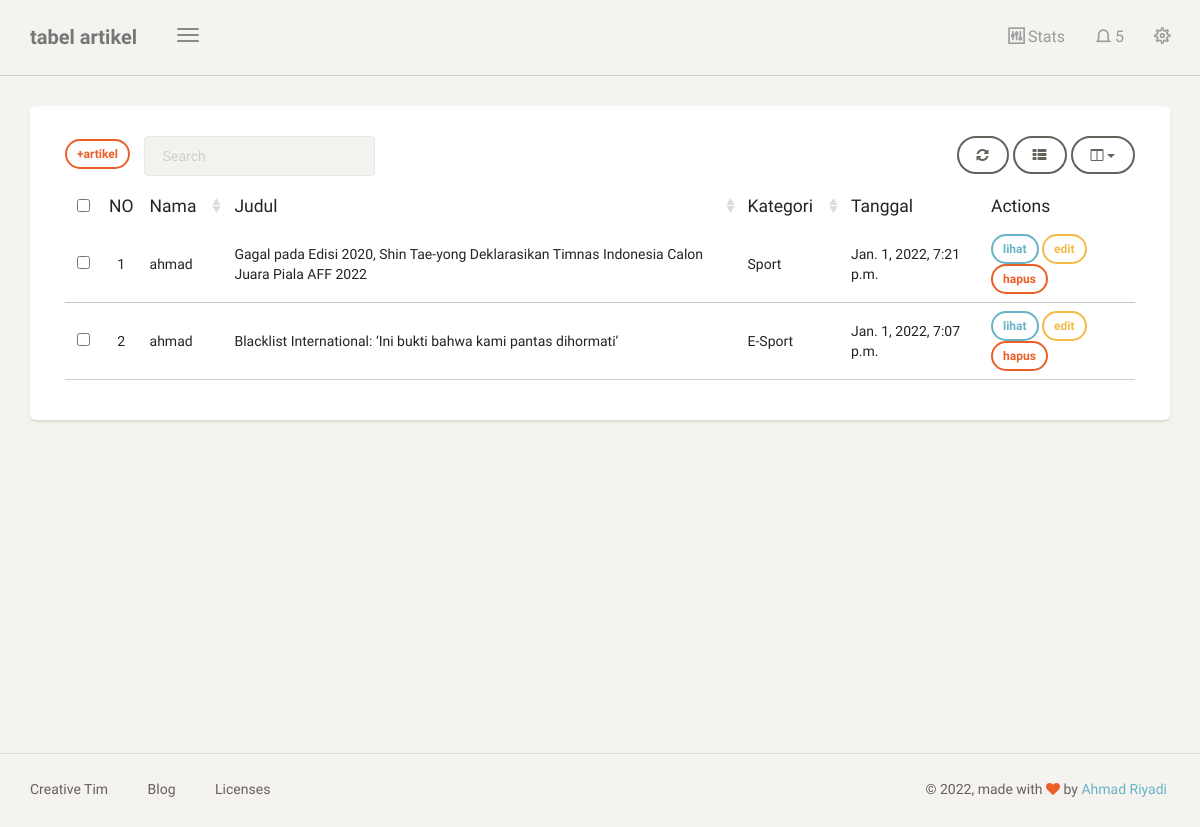
The page /dashboard/artikel/ (signed in) on the database its author committed.
### blog/models.py (models this page shows, shortened)
class Artikel(models.Model):
    nama = models.ForeignKey(User, on_delete=models.CASCADE, blank=True, null=True)
    judul = models.CharField(max_length=100)
    body = RichTextUploadingField(blank=True, null=True,
                                        config_name='special',
                                        external_plugin_resources=[(
                                            'youtube',
                                            '/static/ckeditor_plugins/youtube/youtube/',
                                            'plugin.js',
                                        )],
    )
    kategory = models.ForeignKey(Kategori, on_delete=models.CASCADE)
    date = models.DateTimeField(auto_now_add=True)
    class Meta:
        ordering =['-date']
        verbose_name_plural = "Artikel"

class Kategori(models.Model):
    nama = models.CharField(max_length=20)
    def __str__(self):
        return self.nama
    class Meta:
        verbose_name_plural = "Kategori"

### blog/views.py (the view)
# urls.py: path('artikel/',artikel, name='tabel_artikel'),
@login_required
def artikel(request):
    template_name = "back/tabel_artikel.html"
    artikel = Artikel.objects.filter(nama = request.user)
    context = {
        'title':'tabel artikel',
        'artikel':artikel,
    }
    return render(request, template_name, context)

### templates/back/tabel_artikel.html (shortened to what this page needs)
{% extends 'back/base.html' %} {% block content %}
<div class="content">
    <div class="container-fluid">
        <div class="row">
            <div class="col-md-12">
                <div class="card">
                    <div class="card-content">
                        <div class="toolbar">
                            <a class="btn btn-sm btn-danger" href="{% url 'tambah_artikel' %}">+artikel</a> &nbsp;&nbsp;&nbsp;
                        </div>
                        <table id="bootstrap-table" class="table">
                            <thead>
                                <th data-field="id" class="text-center">NO</th>
                                <th data-field="name" data-sortable="true">Nama</th>
                                <th data-field="salary" data-sortable="true">Judul</th>
                                <th data-field="country" data-sortable="true">Kategori</th>
                                <th data-field="city">Tanggal</th>
                                <th>Actions</th>
                            </thead>
                            <tbody>
                                {% for a in artikel %}
                                <tr>
                                    <td>{{forloop.counter}}</td>
                                    <td>{{a.nama}}</td>
                                    <td>{{a.judul}}</td>
                                    <td>{{a.kategory}}</td>
                                    <td>{{a.date}}</td>
                                    <td>
                                        <a class="btn btn-sm btn-info" href="{% url 'lihat_artikel' a.id %}">lihat</a>
                                        <a class="btn btn-sm btn-warning" href="{% url 'edit_artikel' a.id %}">edit</a>
                                        <a onclick= "return confirm('hapus artikel?');" class="btn btn-sm btn-danger" href="{% url 'delete_artikel' a.id %}">hapus</a>
                                    </td>
                                </tr>
                                {% endfor %}
                            </tbody>
                        </table>
                    </div>
                </div>
            </div>
        </div>
    </div>
</div>
{% endblock content %} {% block js %} {% endblock js %}

### rows shown on the page
Artikel: nama "ahmad", judul "Gagal pada Edisi 2020, Shin Tae-yong Deklarasikan Timnas Indonesia Calon Juara Piala AFF 2022", kategory "Sport", date "Jan. 1, 2022, 7:21 p.m."
Artikel: nama "ahmad", judul "Blacklist International: ‘Ini bukti bahwa kami pantas dihormati’", kategory "E-Sport", date "Jan. 1, 2022, 7:07 p.m."

### other values the page prints
{{ title }} "tabel artikel"
